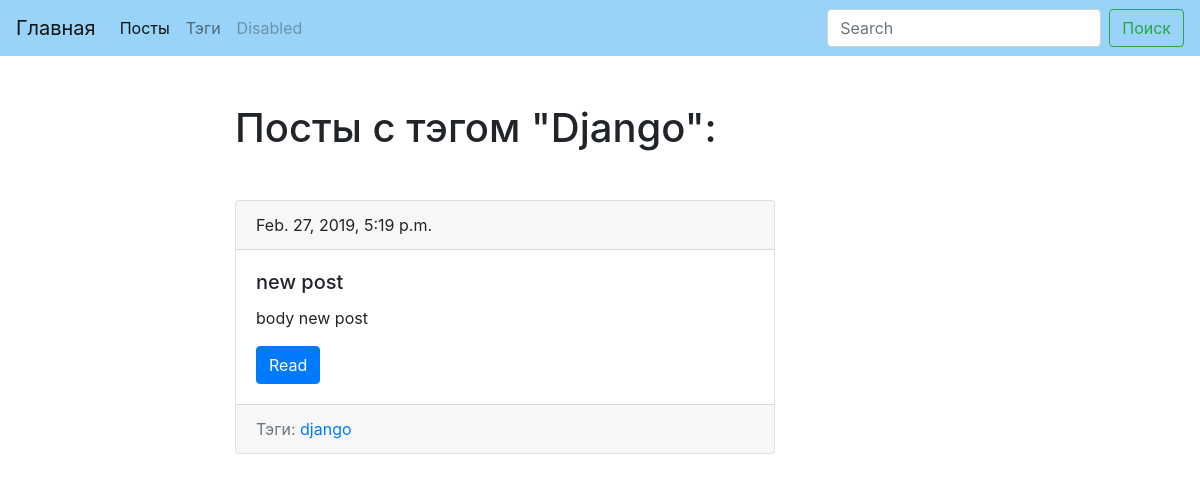
/blog/tags/django, run on the app's committed database.
### blog/models.py (models this page shows, shortened)
class Tag(models.Model):
    title = models.CharField(max_length=50)
    slug = models.SlugField(max_length=50, unique=True)
    def get_absolute_url(self):
        return reverse('tags_detail_url', kwargs={'slug':self.slug})

class Post(models.Model):
    title = models.CharField(max_length=100, db_index=True)
    slug = models.SlugField(max_length=100, unique=True)
    tags = models.ManyToManyField('Tag', blank=True, related_name='posts')
    body = models.TextField(blank=True, db_index=True)
    date_pub = models.DateTimeField(auto_now_add=True)
    def get_absolute_url(self):
        return reverse('post_detail_url', kwargs={'slug':self.slug})

### blog/views.py (the view)
# urls.py: path('tags/<str:slug>', TagDetail.as_view(), name='tags_detail_url')
class TagDetail(ObjectDetailMixin, View):
    model = Tag
    template = 'blog/tag_detail.html'

### blog/utils.py (called while the page is built)
    def get(self, request, slug ):
        obj = get_object_or_404(self.model, slug__iexact = slug)
        return render (request, self.template, context={self.model.__name__.lower():obj} )

### blog/templates/blog/tag_detail.html (shortened to what this page needs)
{% extends 'blog/base_blog.html' %}
{% block content %}
    <h1 class="mb-5">Посты с тэгом "{{tag.title|title}}":</h1>
      {% for post in tag.posts.all %}
          {% include "blog/includes/post_card_template.html" %}
      {% endfor %}
{% endblock %}

### blog/templates/blog/base_blog.html (shortened to what this page needs)
<!DOCTYPE html>
<html lang="en">
<head>
    <link rel="stylesheet" href="https://stackpath.bootstrapcdn.com/bootstrap/4.3.1/css/bootstrap.min.css">
</head>
<body style="background-image: http://www.wallpapermaiden.com/wallpaper/22011/download/1980x1080/blue-gradient.png">
<nav class="navbar navbar-expand-lg navbar-light" style="background-color: #99d3f7;"  >
  <div class="collapse navbar-collapse" id="navbarTogglerDemo01"  >
    <a class="navbar-brand" href="#" >Главная</a>
    <ul class="navbar-nav mr-auto mt-2 mt-lg-0">
      <li class="nav-item active">
        <a class="nav-link" href="{% url 'posts_list_url' %}"> Посты </a>
      </li>
      <li class="nav-item">
        <a class="nav-link" href="{% url 'tags_list_url'%}">Тэги</a>
      </li>
      <li class="nav-item">
        <a class="nav-link disabled" href="#" tabindex="-1" aria-disabled="true">Disabled</a>
      </li>
    </ul>
    <form class="form-inline my-2 my-lg-0" >
      <input class="form-control mr-sm-2" type="search" placeholder="Search" aria-label="Search">
      <button class="btn btn-outline-success my-2 my-sm-0 " type="submit" :>Поиск</button>
    </form>
  </div>
</nav>
   <div class="container mt-5" >
        <div class="row">
            <div class="col-6 offset-md-2">
                {% block content %}{% endblock %}
            </div>
        </div>
   </div>
</body>
</html>

### blog/templates/blog/includes/post_card_template.html
<div class="card mb-4">
    <div class="card-header">
        {{ post.date_pub }}
    </div>
    <div class="card-body">
        <h5 class="card-title">{{ post.title }}</h5>
        <p class="card-text">{{ post.body|truncatewords:20 }}</p>
        <a href="{{ post.get_absolute_url }}" class="btn btn-primary">Read</a>
    </div>
    <div class="card-footer text-muted">
        Тэги:
        {% for tag in post.tags.all  %}
            <a href="{{tag.get_absolute_url}}">{{tag.title}}</a>
        {% endfor %}
    </div>
</div>

### data on the page
Tag: title "Django", title "django"
Post: date_pub "Feb. 27, 2019, 5:19 p.m.", title "new post", body "body new post"
